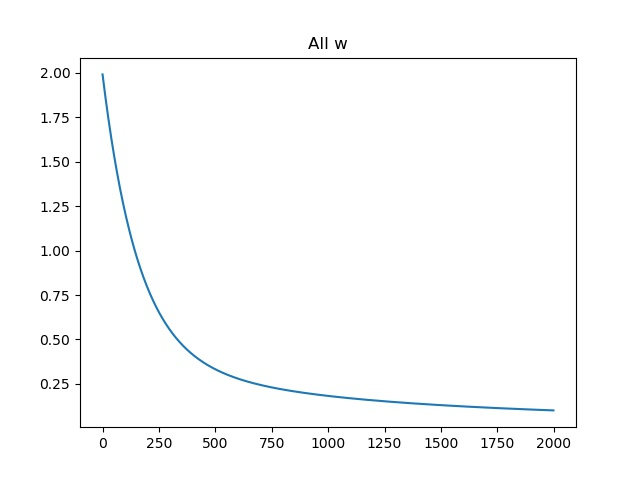

Write Python code to recreate this figure.
# 重写 Network 重写 train 和 update 函数
# 对所有参数计算梯度并更新
import numpy as np
from step2 import load_data
import matplotlib.pyplot as plt


class Network(object):
    def __init__(self, num_of_weights):
        # 随机产生 w 的初始值
        # 为了保持程序每次运行结果的一致性，此处设置固定的随机数种子
        np.random.seed(0)
        self.w = np.random.randn(num_of_weights, 1)
        self.b = 0.

    def forward(self, x):
        z = np.dot(x, self.w)
        return z

    def loss(self, z, y):
        error = z - y
        num_samples = error.shape[0]  # 样本数
        cost = error * error
        cost = np.sum(cost) / num_samples
        return cost

    def gradient(self, x, y):
        z = self.forward(x)
        gradient_w = (z - y) * x
        gradient_w = np.mean(gradient_w, axis=0)
        gradient_w = gradient_w[:, np.newaxis]
        gradient_b = (z - y)
        gradient_b = np.mean(gradient_b)
        return gradient_w, gradient_b

    def update(self, gradient_w, gradient_b, eta=0.01):
        self.w = self.w - eta * gradient_w
        self.b = self.b - eta * gradient_b

    def train(self, x, y, iterations=100, eta=0.01):
        losses = []
        for i in range(iterations):
            z = self.forward(x)
            L = self.loss(z, y)
            gradient_w, gradient_b = self.gradient(x, y)
            self.update(gradient_w, gradient_b, eta)
            losses.append(L)
            # if (i + 1) % 10 == 0:
            #     print('iter {}, loss {}'.format(i, L))
        return losses

if __name__ == '__main__':
    # 获取数据
    training_data, test_data = load_data()
    x = training_data[:, :-1]
    y = training_data[:, -1:]
    # 创建网络
    net = Network(13)
    num_iterations = 2000
    # 启动训练
    losses = net.train(x, y, num_iterations, eta=0.01)

    # 画出损失函数的变化趋势
    plot_x = np.arange(num_iterations)
    plot_y = np.array(losses)
    plt.plot(plot_x, plot_y)
    # plt.title('All w')
    # plt.savefig('./step9.jpg')
    plt.show()

    # 注：与 step8 的区别在于 w 不同导致 z 不同
